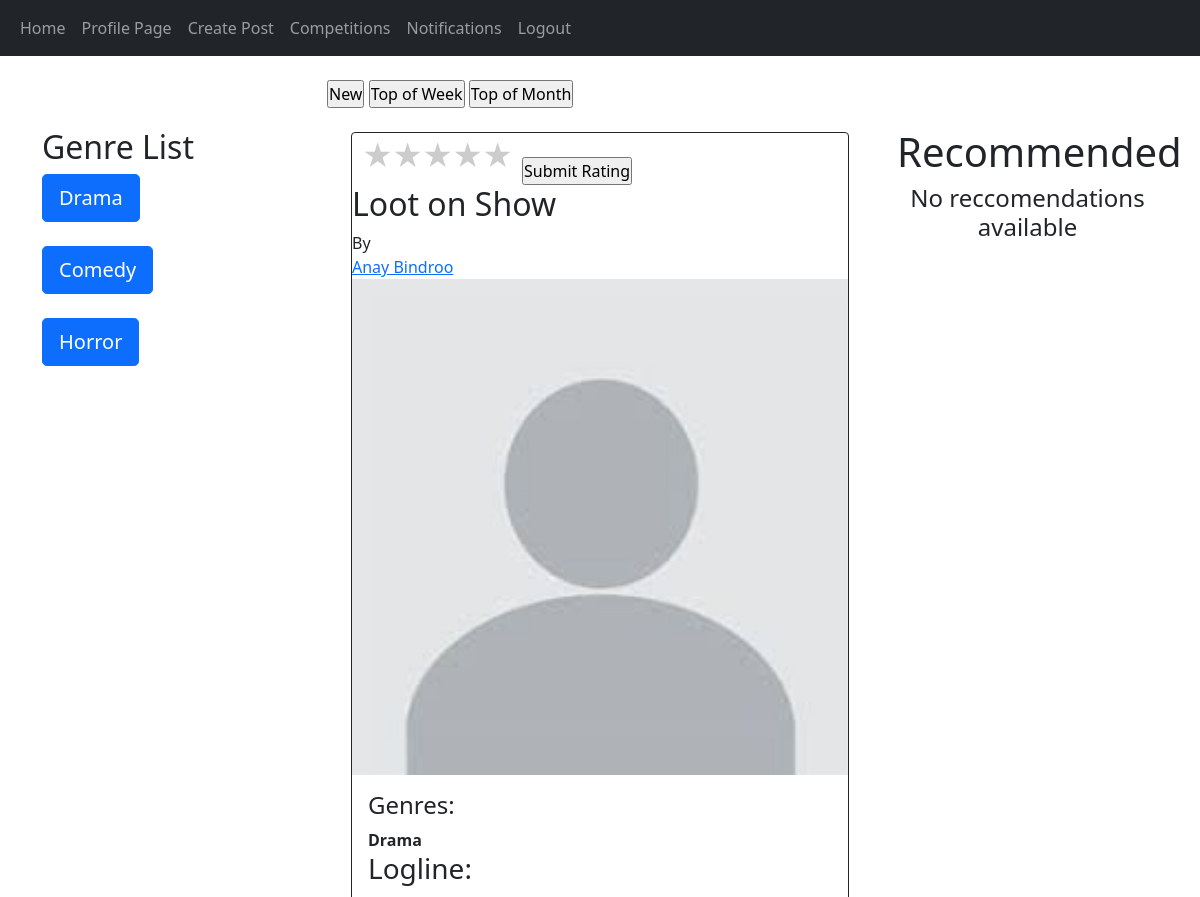
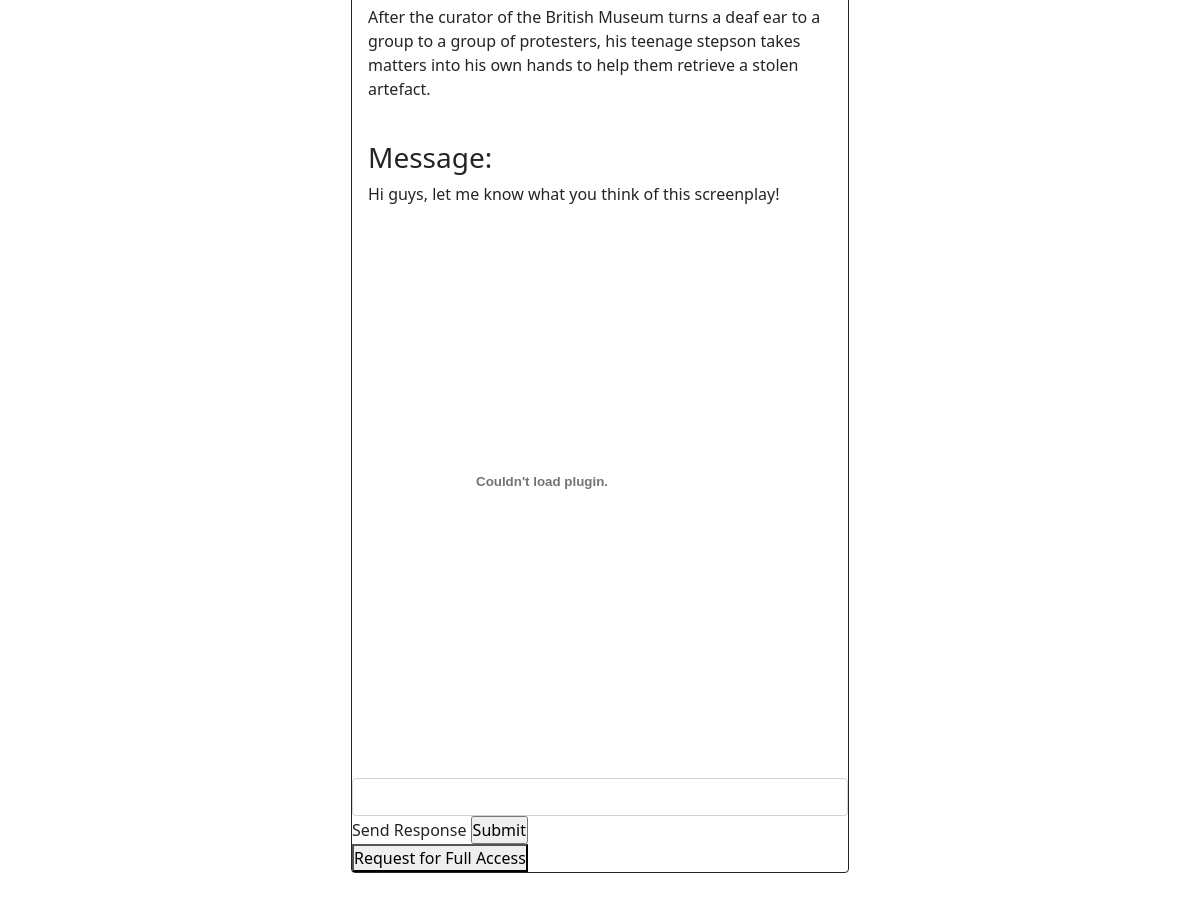
Page /home (signed in) on the committed database (2 pictures, top to bottom).
### website/models.py (models this page shows)
class Screenplays(db.Model):
    __tablename__ = "Screenplays"
    scriptid = db.Column(db.Integer, primary_key=True)
    writerid = db.Column(db.Integer, db.ForeignKey('Screenwriters.writerid', ondelete="CASCADE"), nullable=False)
    title = db.Column(db.String(300))
    logline = db.Column(db.String(165))
    message = db.Column(db.Text)
    screenplay = db.Column(db.String(300)) #TO BE CHANGED
    data_created = db.Column(db.DateTime(timezone=True), default=func.now())
    avgrating = db.Column(db.Float)
    scripts = db.relationship('Responses', backref="script", passive_deletes=True)

class Users(db.Model, UserMixin):
    __tablename__ = "Users"
    id = db.Column(db.Integer, primary_key=True)
    email = db.Column(db.String(150), unique=True)
    username = db.Column(db.String(150), unique=True)
    forename = db.Column(db.String(75), unique=True)
    surname = db.Column(db.String(75))
    password = db.Column(db.String(150))
    date_created = db.Column(db.DateTime(timezone=True), default=func.now())
    accounttype = db.Column(db.Integer)
    profilepic = db.Column(db.String(), nullable=True)
    biography = db.Column(db.Text)
    writers = db.relationship('Screenwriters', backref="user", passive_deletes=True)
    producers = db.relationship('Producers', backref="user", passive_deletes=True)

class ScriptHas(db.Model):
    __tablename__ = "ScriptHas"
    scriptid = db.Column(db.Integer, db.ForeignKey('Screenplays.scriptid'), primary_key=True)
    genreid = db.Column(db.Integer, db.ForeignKey('Genres.genreid'), primary_key=True)

class Genres(db.Model):
    __tablename__ = "Genres"
    genreid = db.Column(db.Integer, primary_key=True)
    genre = db.Column(db.String(50))
    genres = db.relationship('ScriptHas', backref="has")
    genres2 = db.relationship('CompHas', backref="has")

### website/views.py (the view, shortened to what this page needs)
@views.route("/")
@views.route("/home", methods=['GET', 'POST'])
@login_required
def home():
    posts = Screenplays.query.all()
    comments = Comments.query.all()
    scripthas = ScriptHas.query.all()
    return flask.render_template("home.html", user=current_user, posts=posts, comments=comments, scripthas=scripthas)

### website/templates/home.html (shortened to what this page needs)
{% extends "base.html" %} {% block title %}Home{% endblock %} {% block content%}
<!DOCTYPE html>
<html lang="en">
<head>
</head>
<body>
    <div class="row">
        <div style="text-align:left" class="col-3">
            <br><br>
            <h2>Genre List</h2>
            <form action="/home" method="POST">
                <button name="genre" value="1" class="btn btn-primary btn-lg">Drama</button><br><br>
                <button name="genre" value="2" class="btn btn-primary btn-lg">Comedy</button><br><br>
                <button name="genre" value="3" class="btn btn-primary btn-lg">Horror</button><br><br>
            </form>
        </div>
        <div class="col-6">
            <form action='/home' method='POST'>
                <input type="submit" name="sorted" value="New"></input>
                <input type="submit" name="sorted" value="Top of Week"></input>
                <input type="submit" name="sorted" value="Top of Month"></input>
            </form>
            <br>
            <div id="posts" class="container">
            {% if posts %}
                {% for post in posts %}
                <div class="card border-dark">
                        <form method = "POST" action="/rate/{{post.scriptid}}">
                            <div class="rate" style="text-align:left">
                                <label for="star5" title="text">5 stars</label>
                                <label for="star4" title="text">4 stars</label>
                                <label for="star3" title="text">3 stars</label>
                                <label for="star2" title="text">2 stars</label>
                                <label for="star1" title="text">1 star</label>
                            </div>
                            <br>
                            <div style="text-align:left">
                                <input type="submit" value="Submit Rating">
                            </div>
                        </form>
                        <h2>{{post.title}}</h2>
                        By<a href="/profilepage/{{post.writer.user.id}}">{{post.writer.user.username}}</a>
                        {% if post.writer.user.profilepic %}
                        <img src="{{ url_for('static', filename='images/'+ 'post.writer.user.profilepic') }}" alt="Profile picture">
                        {% else %}
                        <img src="/static/images/default.jpg" alt="Default profile picture">
                        {% endif %}
                        <div class="card-body">
                            <div style="text-align:left">
                            <h4>Genres:</h4>
                            {% for script in scripthas %}
                                {% if script.scriptid == post.scriptid %}
                                    <b>{{script.has.genre}}</b><br>
                                {% endif %}
                            {% endfor %}
                        </div>
                            <h3>Logline:</h3>
                            <p><div class="card-text">{{post.logline}}</div></p>
                            <br>
                            <h3>Message:</h3>
                            {{post.message}}
                            <br>
                            <embed style="text-align: center;" src="{{url_for('static', filename='images/'+post.screenplay)}}" width = "75%" height = "550px">
                        </div>
                        {% if user.accounttype == 1 %}
                        <div class="card border-dark">
                            <div class="card-body">
                            <h3>Comments</h3>
                            {% for comment in comments %}
                                {% if comment.scriptid == post.scriptid %}
                                    <div style="text-align:left">
                                        <b><a href="/profilepage/{{comment.writer.user.id}}">{{comment.writer.user.username}}</a></b>:
                                        {{comment.comment}}
                                    </div>
                                {% endif %}
                            {% endfor %}
                            </div>
                            <br>
                            <form class="input-group mb-3"method="POST" action="/create-comment/{{post.scriptid}}">
                                <input type="text" id="text" name="text" class="form-control" placeholder="Comment something!"/>
                                <button type="submit" class="btn btn-primary">Comment</button>
                            </form>
                        </div>
                        {% else %}
                        <div class="text-align:left">
                            <form method="POST" name="response" action="/response/{{post.scriptid}}">
                                <input type="text" name="response" id="response" class="form-control">
                                <label for="response">Send Response</label>
                                <input type="submit">
                            </form>
                        </div>
                        <div class="text-align:right">
                            <form method="POST" action="/response/{{post.scriptid}}" name="request">
                                <button name ="request" type="submit">Request for Full Access</button>
                            </form>
                        </div>
                        {% endif %}
                </div>
                <br>
                    {% endfor %}
            {% else %}
            <h1>No posts available</h1>
            {% endif %}
            </div>
        </div>
        <div class="col-3">
            <br>
            <br>
            <h1>Recommended</h1>
            {% if not recs %}
            <div style="text-align:center">
                <h4>No reccomendations available</h4>
            </div>
            {% else %}
                {% for i in recs %}
                    <h3>{{ i[0] }}</h3>
                    <h4>{{ i[1] }}</h4>
                {% endfor %}
            {% endif %}
        </div>
    </div>
</body>
</html>
{% endblock %}

### website/templates/base.html (shortened to what this page needs)
<!DOCTYPE html>
<html lang="en">
  <head>
    <link
      href="https://cdn.jsdelivr.net/npm/bootstrap@5.0.2/dist/css/bootstrap.min.css"
      rel="stylesheet"
    />
  </head>
  <body>
    <nav class="navbar navbar-expand-lg navbar-dark bg-dark">
      <div class="container-fluid">
        <div class="collapse navbar-collapse" id="navbar">
          <div class="navbar-nav">
            <a class="nav-item nav-link" href="/home">Home</a>
            {% if user.is_authenticated %}
            <a class="nav-item nav-link" href="/profilepage/{{user.id}}">Profile Page</a>
            <a class="nav-item nav-link" href="/post">Create Post</a>
            <a class="nav-item nav-link" href="/competitions">Competitions</a>
            <a class="nav-item nav-link" href="/notifications/{{user.id}}">Notifications</a>
            <a class="nav-item nav-link" href="/logout">Logout</a>
            {% else %}
            <a class="nav-item nav-link" href="/login">Login</a>
            <a class="nav-item nav-link" href="/sign-up">Sign Up</a>
            {% endif %}
          </div>
        </div>
      </div>
    </nav>
    <br>
    <div class="container">{% block content %}{% endblock %}</div>
  </body>
</html>

### website/templates/home.html (style rules this page uses)
* { margin: 0; padding: 0; }
.rate { float: left; height: 46px; padding: 0 10px; }
.rate:not(:checked) > label { float:right; width:1em; overflow:hidden; white-space:nowrap; cursor:pointer; font-size:30px; color:#ccc; }
.rate:not(:checked) > label:before { content: '★ '; }

### rows in the picture
Screenplays: title "Loot on Show", writer.user.username "Anay Bindroo", logline "After the curator of the British Museum turns a deaf ear to a group to a group of protesters, his teenage stepson takes matters into his own hands to help them retrieve a stolen artefact.", message "Hi guys, let me know what you think of this screenplay!"
ScriptHas: has.genre "Drama"
